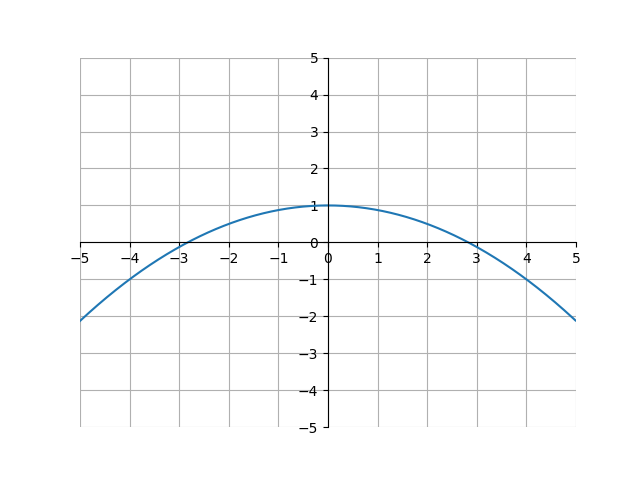

Recreate this plot in Python.
import matplotlib.pyplot as plt
import numpy as np

x = np.arange(-5, 5, .01)
y = -(x**2)/8 + 1

ax = plt.gca()
ax.spines['top'].set_color('none')
ax.spines['left'].set_position('zero')
ax.spines['right'].set_color('none')
ax.spines['bottom'].set_position('zero')

plt.xlim(-5, 5)
plt.ylim(-5, 5)
plt.xticks(np.arange(min(x), max(x)+1, 1.0))
plt.yticks(np.arange(-5, 5+1, 1.0))
plt.plot(x, y)
plt.grid(True)
plt.show()
